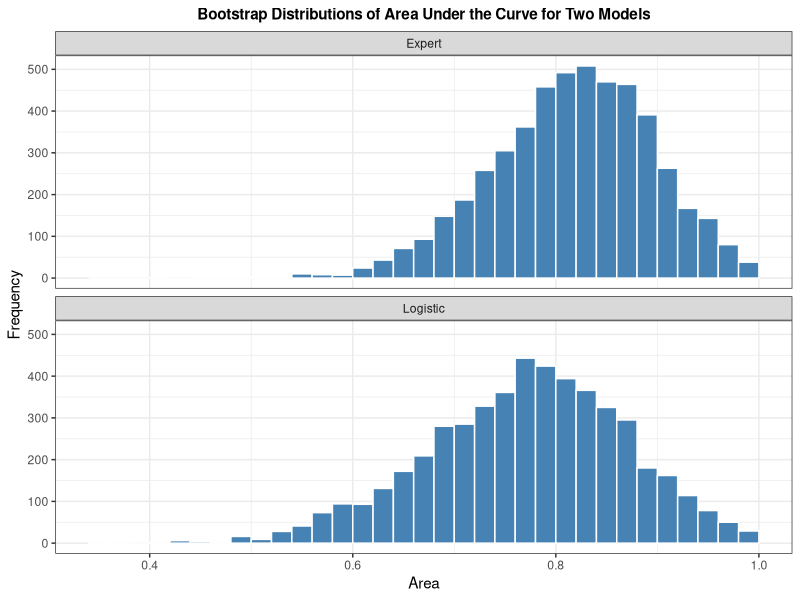
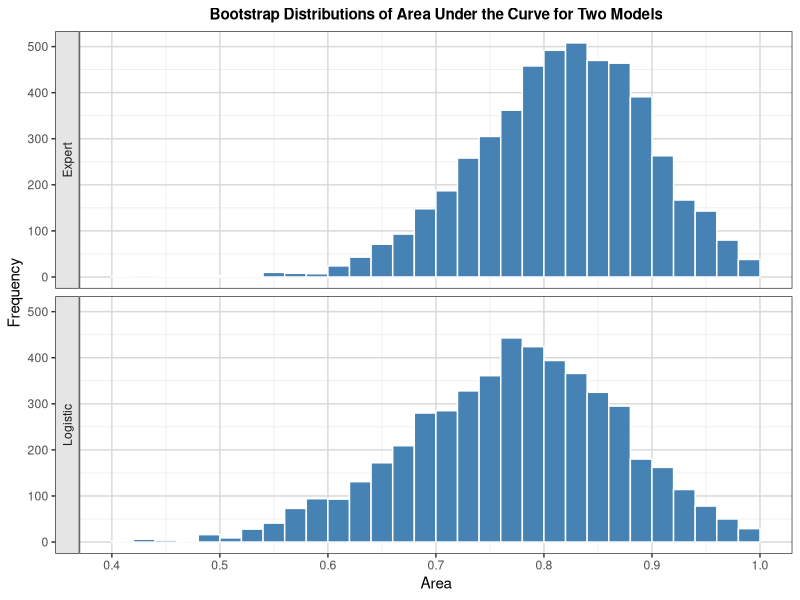

The R source for these figures, in order:
# P097 Bootstrap ROC - R translation
# Produces bootstrap AUC distributions, summaries, histograms

out <- Sys.getenv("OUT_DIR")
if (out == "") out <- getwd()
if (!dir.exists(out)) dir.create(out, recursive = TRUE, showWarnings = FALSE)

suppressPackageStartupMessages(library(ggplot2))

round_half_up <- function(x, digits = 0) {
  posneg <- sign(x)
  z <- abs(x) * 10^digits
  z <- floor(z + 0.5)
  posneg * z / 10^digits
}
fmt4 <- function(x) sprintf("%.4f", round_half_up(x, 4))
fmt2 <- function(x) sprintf("%.2f", round_half_up(x, 2))

cat("Building roc data...\n")
# roc data: alb tp totscore popind, totscore = 10 - totscore
alb <- c(3.0,3.2,3.9,2.8, 3.2,0.9,2.5,1.6, 3.8,3.7,3.2,3.8, 4.1,3.6,4.3,3.6,
         2.3,4.2,4.0,3.5, 3.8,3.0,4.5,3.7, 3.1,4.1,4.3,4.3, 3.2,2.6,3.3,1.7,
         3.7,3.3,4.2,3.5, 2.9,2.1,2.8,4.0, 3.3,3.7,3.6)
tp  <- c(5.8,6.3,6.8,4.8, 5.8,4.0,5.7,5.6, 5.7,6.7,5.4,6.6, 6.6,5.7,7.0,6.7,
         4.4,7.6,6.6,5.8, 6.8,4.7,7.4,7.4, 6.6,8.2,7.0,6.5, 5.1,4.7,6.8,4.0,
         6.1,6.3,7.7,6.2, 5.7,4.8,6.2,7.0, 5.7,6.9,6.6)
tot_raw <- c(10,5,3,6, 3,5,8,5, 5,6,4,6, 5,5,4,4, 6,4,6,6, 7,8,5,5, 6,6,5,4,
             5,6,6,7, 5,7,6,5, 9,7,8,7, 6,5,5)
popind <- c(0,1,1,0, 1,0,0,1, 1,1,1,1, 1,1,1,0, 1,0,0,1, 1,0,1,1, 1,1,1,1,
            1,1,0,0, 1,1,1,1, 0,1,0,1, 1,1,1)
totscore <- 10 - tot_raw
roc <- data.frame(alb=alb, tp=tp, totscore=totscore, popind=popind)

cat("Fitting logistic model...\n")
fit <- glm(I(popind==0) ~ alb + tp + totscore, data=roc, family=binomial(link="logit"))
LogiPred <- as.numeric(predict(fit, type="response"))

# Model fit stats for listing
ll <- as.numeric(logLik(fit))
k <- length(coef(fit))
nobs <- nrow(roc)
neg2ll <- -2*ll
aic <- neg2ll + 2*k
sc <- neg2ll + k*log(nobs)
summ <- summary(fit)
est <- coef(fit)
se <- summ$coefficients[,"Std. Error"]
wald <- (est/se)^2
pval <- 1 - pchisq(wald, 1)

# Concordance for initial model (event 0 vs 1)
conc_stats <- function(y01, s) {
  # y01: 1=event(0 popind), 0=nonevent
  pos <- s[y01==1]; neg <- s[y01==0]
  C <- 0; D <- 0; T <- 0
  for (a in pos) {
    C <- C + sum(a > neg)
    D <- D + sum(a < neg)
    T <- T + sum(a == neg)
  }
  pairs <- length(pos)*length(neg)
  list(C=C, D=D, T=T, pairs=pairs,
       pctC=100*C/pairs, pctD=100*D/pairs, pctT=100*T/pairs,
       somers=(C-D)/pairs, gamma=ifelse((C+D)>0,(C-D)/(C+D),NA),
       taua=(C-D)/(0.5*nobs*(nobs-1)), c=(C+0.5*T)/pairs)
}
y01_init <- as.integer(roc$popind==0)
cs_init <- conc_stats(y01_init, LogiPred)

ExpertPred <- c(0.95,0.2,0.05,0.3,0.1,0.6,0.8,0.5,
                0.1,0.25,0.1,0.2,0.05,0.1,0.05,0.1,
                0.4,0.1,0.2,0.25,0.4,0.7,0.1,0.1,
                0.3,0.2,0.1,0.05,0.1,0.4,0.4,0.7,
                0.2,0.4,0.1,0.1,0.9,0.7,0.8,0.25,
                0.3,0.1,0.1)

Survival <- data.frame(popind=roc$popind, alb=roc$alb, tp=roc$tp,
                       totscore=roc$totscore, LogiPred=LogiPred, ExpertPred=ExpertPred)

# AUC + DeLong SE
auc_rank <- function(y, s) {
  r <- rank(s, ties.method="average")
  n1 <- sum(y==1); n0 <- sum(y==0)
  if (n1==0 || n0==0) return(NA_real_)
  sumR <- sum(r[y==1])
  (sumR - n1*(n1+1)/2)/(n1*n0)
}
delong <- function(y, s) {
  pos <- s[y==1]; neg <- s[y==0]
  m <- length(pos); n <- length(neg)
  if (m==0 || n==0) return(list(auc=NA_real_, se=NA_real_))
  M <- outer(pos, neg, function(a,b) (a>b)+0.5*(a==b))
  auc <- mean(M)
  V10 <- rowMeans(M)
  V01 <- colMeans(M)
  S10 <- if (m>1) var(V10) else 0
  S01 <- if (n>1) var(V01) else 0
  v <- S10/m + S01/n
  list(auc=auc, se=sqrt(max(v,0)))
}

y01 <- as.integer(Survival$popind==0)
dL <- delong(y01, Survival$LogiPred)
dE <- delong(y01, Survival$ExpertPred)
z90 <- qnorm(0.95)  # alpha=0.1
rocAssoc <- data.frame(
  ROCModel=c("Expert","Logistic"),
  Area=c(dE$auc, dL$auc),
  StdErr=c(dE$se, dL$se),
  L90=c(dE$auc - z90*dE$se, dL$auc - z90*dL$se),
  U90=c(dE$auc + z90*dE$se, dL$auc + z90*dL$se)
)

# Prob data step
x <- 0.73; xbar <- 0.8162; s <- 0.0801
z <- abs(xbar - x)/s
p <- 2*pnorm(-z)
Prob <- data.frame(x=x, xbar=xbar, s=s, z=z, p=p)

cat("Bootstrap 5000 resamples...\n")
NumSamples <- 5000
N <- nrow(Survival)
set.seed(12345)
sL <- Survival$LogiPred
sE <- Survival$ExpertPred
areas_L <- numeric(NumSamples)
areas_E <- numeric(NumSamples)
for (b in 1:NumSamples) {
  idx <- sample.int(N, N, replace=TRUE)
  yb <- y01[idx]
  if (length(unique(yb)) < 2) {
    areas_L[b] <- NA_real_; areas_E[b] <- NA_real_
  } else {
    areas_L[b] <- auc_rank(yb, sL[idx])
    areas_E[b] <- auc_rank(yb, sE[idx])
  }
}

ROCEst <- data.frame(
  Replicate=rep(seq_len(NumSamples), 2),
  ROCModel=rep(c("Expert","Logistic"), each=NumSamples),
  Area=c(areas_E, areas_L)
)

# PROC MEANS summaries
qfun <- function(v, pr) as.numeric(quantile(v, probs=pr, na.rm=TRUE, type=2))
summ_list <- lapply(split(ROCEst$Area, ROCEst$ROCModel), function(v) {
  v <- v[!is.na(v)]
  c(N=length(v), Mean=mean(v), Std=sd(v),
    P5=qfun(v,0.05), P95=qfun(v,0.95), P10=qfun(v,0.10), P90=qfun(v,0.90),
    P25=qfun(v,0.25), P75=qfun(v,0.75),
    P2_5=qfun(v,0.025), P97_5=qfun(v,0.975))
})
Means <- data.frame(
  ROCModel=names(summ_list),
  N=sapply(summ_list, function(x) x[["N"]]),
  Mean=sapply(summ_list, function(x) x[["Mean"]]),
  Std=sapply(summ_list, function(x) x[["Std"]]),
  P5=sapply(summ_list, function(x) x[["P5"]]),
  P95=sapply(summ_list, function(x) x[["P95"]]),
  P10=sapply(summ_list, function(x) x[["P10"]]),
  P90=sapply(summ_list, function(x) x[["P90"]]),
  P25=sapply(summ_list, function(x) x[["P25"]]),
  P75=sapply(summ_list, function(x) x[["P75"]]),
  stringsAsFactors=FALSE
)
WidePctls <- data.frame(
  ROCModel=names(summ_list),
  Mean=sapply(summ_list, function(x) x[["Mean"]]),
  Std=sapply(summ_list, function(x) x[["Std"]]),
  P_2_5=sapply(summ_list, function(x) x[["P2_5"]]),
  P_97_5=sapply(summ_list, function(x) x[["P97_5"]]),
  stringsAsFactors=FALSE
)

cat("Writing datasets...\n")
write.csv(Survival, file.path(out, "Survival.csv"), row.names=FALSE, na="")
write.csv(ROCEst, file.path(out, "ROCEst.csv"), row.names=FALSE, na="")
write.csv(ROCEst, file.path(out, "histogram.csv"), row.names=FALSE, na="")
write.csv(ROCEst, file.path(out, "sgpanel.csv"), row.names=FALSE, na="")
write.csv(Prob, file.path(out, "Prob.csv"), row.names=FALSE, na="")
write.csv(Means, file.path(out, "Means.csv"), row.names=FALSE, na="")
write.csv(WidePctls, file.path(out, "WidePctls.csv"), row.names=FALSE, na="")
write.csv(rocAssoc, file.path(out, "ROCAssociation.csv"), row.names=FALSE, na="")
# P097.csv as table body (bootstrap means + wide percentiles)
P097_body <- merge(Means, WidePctls[,c("ROCModel","P_2_5","P_97_5")], by="ROCModel")
write.csv(P097_body, file.path(out, "P097.csv"), row.names=FALSE, na="")

# Text rendering P097.lst -> P097.txt
txtfile <- file.path(out, "P097.txt")
lstfile <- file.path(out, "P097.lst.txt")
con <- file(txtfile, open="wt")
sink(lstfile)
cat("P097 Bootstrap ROC - Discrimination, accuracy, stability in binary classifiers\n")
cat("Logistic model: popind(event='0') = alb tp totscore\n\n")
cat("Model Fit Statistics\n")
cat(sprintf("  -2 Log L = %.4f   AIC = %.4f   SC = %.4f   N = %d\n", neg2ll, aic, sc, nobs))
cat("\nParameter Estimates (Wald)\n")
cat("Parameter   DF  Estimate  StdErr  WaldChiSq  p-value\n")
pnames <- c("Intercept","alb","tp","totscore")
for (i in seq_along(est)) {
  cat(sprintf("%-9s %2d  %8.4f  %7.4f  %9.4f  %7.4f\n", pnames[i], 1, est[i], se[i], wald[i], pval[i]))
}
cat("\nAssociation of Predicted Probabilities and Observed Responses\n")
cat(sprintf("  Percent Concordant = %.1f  Discordant = %.1f  Tied = %.1f  Pairs = %d\n",
            cs_init$pctC, cs_init$pctD, cs_init$pctT, cs_init$pairs))
cat(sprintf("  Somers D = %.4f  Gamma = %.4f  Tau-a = %.4f  c = %.4f\n",
            cs_init$somers, cs_init$gamma, cs_init$taua, cs_init$c))
cat("\nROC Association (original sample, alpha=0.1, 90% CI)\n")
cat("ROCModel   Area    StdErr  90% Lower  90% Upper\n")
for (i in seq_len(nrow(rocAssoc))) {
  cat(sprintf("%-8s  %6.4f  %6.4f  %8.4f  %8.4f\n", rocAssoc$ROCModel[i], rocAssoc$Area[i],
              rocAssoc$StdErr[i], rocAssoc$L90[i], rocAssoc$U90[i]))
}
cat("\nProb calculation: z = abs(xbar - x)/s ; p = 2*Phi(-z)\n")
cat(sprintf("  x=%.4f xbar=%.4f s=%.4f z=%.4f p=%.4f\n", x, xbar, s, z, p))
cat("\nBootstrap Distributions of Area (5000 resamples, seed=12345)\n")
cat("PROC MEANS Mean Std P5 P95 P10 P90 P25 P75 (ndec=4)\n")
cat("ROCModel      N     Mean    Std     P5      P95     P10     P90     P25     P75\n")
for (i in seq_len(nrow(Means))) {
  cat(sprintf("%-8s %5d  %6.4f %6.4f  %6.4f  %6.4f  %6.4f  %6.4f  %6.4f  %6.4f\n",
              Means$ROCModel[i], Means$N[i], Means$Mean[i], Means$Std[i],
              Means$P5[i], Means$P95[i], Means$P10[i], Means$P90[i], Means$P25[i], Means$P75[i]))
}
cat("\nWide Percentiles (PROC UNIVARIATE P2.5 P97.5 Mean Std)\n")
cat("ROCModel  BootMean BootStdErr  95% Lower CL  95% Upper CL\n")
for (i in seq_len(nrow(WidePctls))) {
  cat(sprintf("%-8s  %6.4f   %6.4f     %6.4f       %6.4f\n",
              WidePctls$ROCModel[i], WidePctls$Mean[i], WidePctls$Std[i],
              WidePctls$P_2_5[i], WidePctls$P_97_5[i]))
}
cat("\nNote: Histograms of bootstrap Area by ROCModel in histogram.png and sgpanel.png\n")
# close sink after duplicating to txt
out_lines <- NULL
sink()
# copy lst to txt (identical)
file.copy(lstfile, txtfile, overwrite=TRUE)

cat("Creating figures...\n")
# Histogram.png : univariate histograms by ROCModel
p_hist <- ggplot(ROCEst, aes(x=Area)) +
  geom_histogram(binwidth=0.02, fill="steelblue", color="white", boundary=0) +
  facet_wrap(~ ROCModel, ncol=1) +
  labs(title="Bootstrap Distributions of Area Under the Curve for Two Models",
       x="Area", y="Frequency") +
  theme_bw() +
  theme(plot.title=element_text(size=11, face="bold", hjust=0.5))
ggsave(file.path(out, "histogram.png"), p_hist, width=6.4, height=4.81, dpi=100)
# also capitalised copy
try(file.copy(file.path(out,"histogram.png"), file.path(out,"Histogram.png"), overwrite=TRUE), silent=TRUE)

# SGPanel.png : rows=2 layout=rowlattice, colaxis 0.4 to 1 by 0.1 grid
p_sg <- ggplot(ROCEst, aes(x=Area)) +
  geom_histogram(binwidth=0.02, fill="steelblue", color="white", boundary=0) +
  facet_grid(ROCModel ~ ., switch="y") +
  scale_x_continuous(limits=c(0.4,1), breaks=seq(0.4,1,0.1)) +
  labs(title="Bootstrap Distributions of Area Under the Curve for Two Models",
       x="Area", y="Frequency") +
  theme_bw() +
  theme(plot.title=element_text(size=11, face="bold", hjust=0.5),
        panel.grid.major=element_line(color="grey85"),
        panel.grid.minor=element_line(color="grey92"),
        strip.background=element_rect(fill="grey90"))
ggsave(file.path(out, "sgpanel.png"), p_sg, width=6.4, height=4.81, dpi=100)
try(file.copy(file.path(out,"sgpanel.png"), file.path(out,"SGPanel.png"), overwrite=TRUE), silent=TRUE)

cat("Done.\n")
